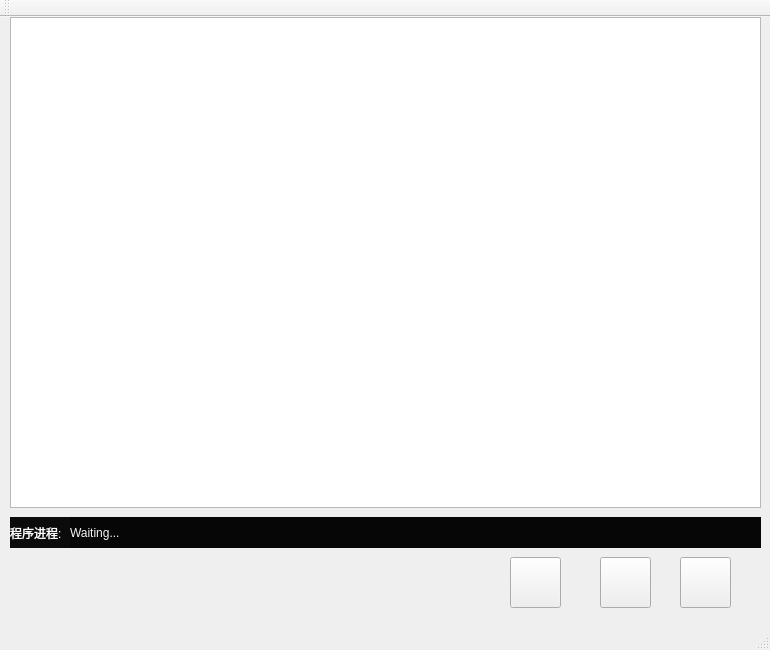
<?xml version="1.0" encoding="UTF-8"?>
<ui version="4.0">
 <class>HOGClass</class>
 <widget class="QMainWindow" name="HOGClass">
  <property name="geometry">
   <rect>
    <x>0</x>
    <y>0</y>
    <width>770</width>
    <height>650</height>
   </rect>
  </property>
  <property name="sizePolicy">
   <sizepolicy hsizetype="Fixed" vsizetype="Fixed">
    <horstretch>0</horstretch>
    <verstretch>0</verstretch>
   </sizepolicy>
  </property>
  <property name="minimumSize">
   <size>
    <width>770</width>
    <height>650</height>
   </size>
  </property>
  <property name="maximumSize">
   <size>
    <width>770</width>
    <height>650</height>
   </size>
  </property>
  <property name="windowTitle">
   <string>HOG</string>
  </property>
  <widget class="QWidget" name="centralWidget">
   <widget class="QGraphicsView" name="graphicsView">
    <property name="geometry">
     <rect>
      <x>10</x>
      <y>0</y>
      <width>751</width>
      <height>491</height>
     </rect>
    </property>
   </widget>
   <widget class="QPushButton" name="play">
    <property name="geometry">
     <rect>
      <x>510</x>
      <y>540</y>
      <width>51</width>
      <height>51</height>
     </rect>
    </property>
    <property name="cursor">
     <cursorShape>PointingHandCursor</cursorShape>
    </property>
    <property name="toolTip">
     <string>播放</string>
    </property>
    <property name="text">
     <string/>
    </property>
    <property name="icon">
     <iconset>
      <normaloff>ico/play.ico</normaloff>ico/play.ico</iconset>
    </property>
    <property name="iconSize">
     <size>
      <width>48</width>
      <height>48</height>
     </size>
    </property>
    <property name="shortcut">
     <string>Ctrl+Space</string>
    </property>
   </widget>
   <widget class="QPushButton" name="trainA">
    <property name="geometry">
     <rect>
      <x>600</x>
      <y>540</y>
      <width>51</width>
      <height>51</height>
     </rect>
    </property>
    <property name="cursor">
     <cursorShape>PointingHandCursor</cursorShape>
    </property>
    <property name="toolTip">
     <string>选择模型</string>
    </property>
    <property name="text">
     <string/>
    </property>
    <property name="icon">
     <iconset>
      <normaloff>ico/cube.ico</normaloff>ico/cube.ico</iconset>
    </property>
    <property name="iconSize">
     <size>
      <width>48</width>
      <height>48</height>
     </size>
    </property>
    <property name="shortcut">
     <string>Ctrl+M</string>
    </property>
   </widget>
   <widget class="QPushButton" name="trainB">
    <property name="geometry">
     <rect>
      <x>680</x>
      <y>540</y>
      <width>51</width>
      <height>51</height>
     </rect>
    </property>
    <property name="cursor">
     <cursorShape>PointingHandCursor</cursorShape>
    </property>
    <property name="toolTip">
     <string>训练模型</string>
    </property>
    <property name="text">
     <string/>
    </property>
    <property name="icon">
     <iconset>
      <normaloff>ico/train.ico</normaloff>ico/train.ico</iconset>
    </property>
    <property name="iconSize">
     <size>
      <width>48</width>
      <height>48</height>
     </size>
    </property>
    <property name="shortcut">
     <string>Ctrl+T</string>
    </property>
   </widget>
   <widget class="QLabel" name="label">
    <property name="geometry">
     <rect>
      <x>10</x>
      <y>500</y>
      <width>61</width>
      <height>31</height>
     </rect>
    </property>
    <property name="styleSheet">
     <string notr="true">background-color: rgb(11, 11, 11);
color: rgb(255, 255, 255);</string>
    </property>
    <property name="text">
     <string>程序进程:</string>
    </property>
   </widget>
   <widget class="QLabel" name="now">
    <property name="geometry">
     <rect>
      <x>70</x>
      <y>500</y>
      <width>691</width>
      <height>31</height>
     </rect>
    </property>
    <property name="focusPolicy">
     <enum>Qt::NoFocus</enum>
    </property>
    <property name="styleSheet">
     <string notr="true">background-color: rgb(6, 6, 6);
color: rgb(244, 244, 244);</string>
    </property>
    <property name="text">
     <string>Waiting...</string>
    </property>
   </widget>
  </widget>
  <widget class="QMenuBar" name="menuBar">
   <property name="geometry">
    <rect>
     <x>0</x>
     <y>0</y>
     <width>770</width>
     <height>21</height>
    </rect>
   </property>
  </widget>
  <widget class="QToolBar" name="mainToolBar">
   <attribute name="toolBarArea">
    <enum>TopToolBarArea</enum>
   </attribute>
   <attribute name="toolBarBreak">
    <bool>false</bool>
   </attribute>
  </widget>
  <widget class="QStatusBar" name="statusBar"/>
 </widget>
 <layoutdefault spacing="6" margin="11"/>
 <resources>
  <include location="HOG.qrc"/>
 </resources>
 <connections/>
</ui>
